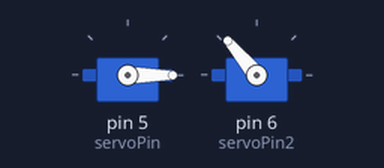
Simulated run of this sketch. Board: Arduino Uno, built with avr-gcc and run on an emulated ATmega328P. Parts: 2 × servo.

Above: at 0.05 s.
At 2.4 s:
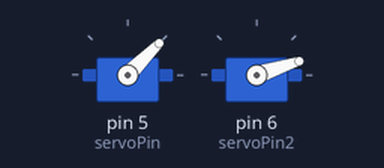
At 2.85 s:
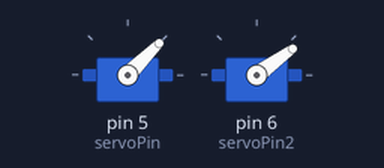
At 4.95 s:
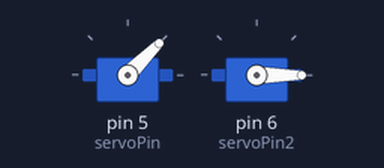
Timing chart, 0 to 6.5 s (numbered marks = the images above):
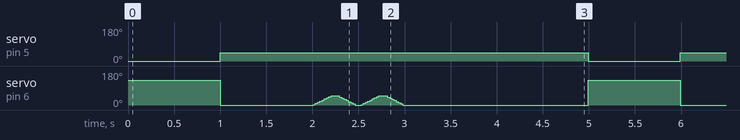

The sketch:

SingleLeg_Wave.ino
```cpp
/*
  Simple Servo Control

  This sketch sweeps a servo motor connected to pin 5 back and forth
  from 0 to 180 degrees.

  Circuit:
  * Servo Red wire -> 5V
  * Servo Black/Brown wire -> GND
  * Servo Signal (Orange/Yellow) -> Pin 5
*/

#include <Servo.h>

Servo myServo;  // create servo object to control a servo
Servo myServo2;

// Define the pin where the servo is connected
const int servoPin = 5;
const int servoPin2 = 6;

void setup() {
  // attaches the servo on pin 5 to the servo object
  myServo.attach(servoPin);
  myServo2.attach(servoPin2);
  myServo.write(0);
  myServo2.write(0);
}

void loop() {
  myServo.write(0);
  myServo2.write(130);
  Serial.print("0 degress(initial position)");
  delay(1000);

  myServo.write(45);
  myServo2.write(0);
  Serial.print("45 degress");
  delay(1000);

  for (int i = 0 ; i <= 50 ; i+=2){
    myServo2.write(i);
    delay(8);
  }
  delay(50);
  for (int i = 50; i >= 0 ; i-=2 ){
    myServo2.write(i);
    delay(8);
  }
  delay(50);
  for (int i = 0 ; i <= 50 ; i+=2){
    myServo2.write(i);
    delay(8);
  }
  delay(50);
  for (int i = 50; i >= 0 ; i-=2 ){
    myServo2.write(i);
    delay(8);
  }
  delay(2000);


}
```

Measured:
- by itself, servo on pin 5 (servoPin): alternates 45° for 4.0 s and 0° for 1.0 s
